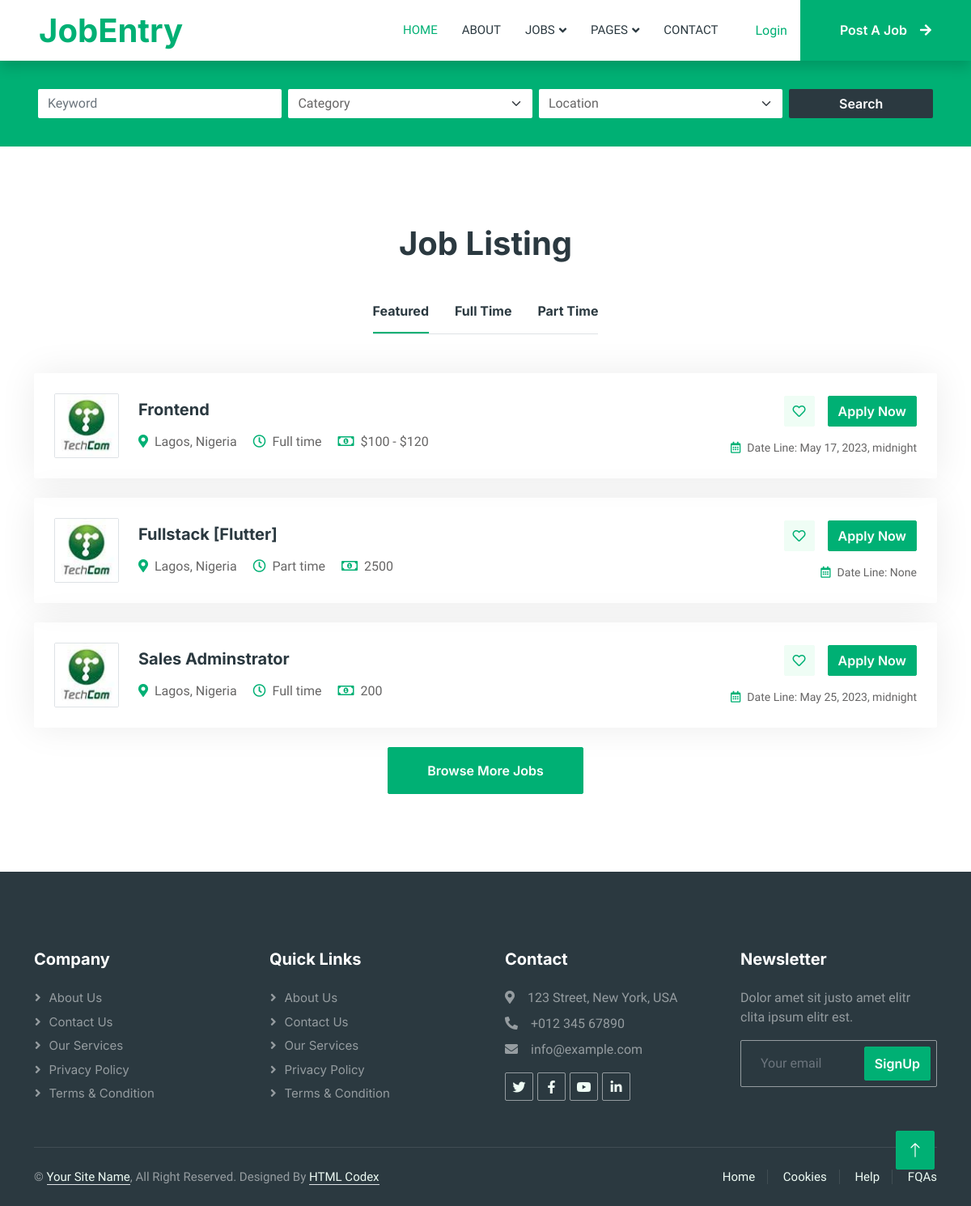
Page /list/ on the committed database.
### jobapp/models.py (models this page shows, shortened)
class Job(models.Model):
    JOB_TYPE = (("1", "Full time"), ("2", "Part time"), ("3", "Internship"))
    employer =models.ForeignKey(Employer, on_delete=models.CASCADE, null=True, blank=True)
    title =models.CharField(max_length=200)
    type = models.CharField(choices=JOB_TYPE, max_length=10)
    description=models.TextField(blank=True,null=True)
    salaryrange=models.CharField(max_length=50,blank=True,null=True)
    salary=models.IntegerField(default=0, blank=True,null=True)
    Location=models.CharField(max_length=2000, blank=True,null=True)
    category =models.ForeignKey(Category,on_delete=models.CASCADE, null=True, blank=True)
    last_date = models.DateTimeField(null=True, blank=True)
    company_name = models.CharField(max_length=100)
    company_description = models.TextField()
    website = models.CharField(max_length=100, default="")
    created_at = models.DateTimeField(default=timezone.now)
    filled = models.BooleanField(default=False)

### jobapp/views.py (the view)
# urls.py: path('list/',JobList.as_view(),name='job_list'),
class JobList(ListView):
    template_name= "pages/job_list.html"
    model = Job

### jobapp/templates/pages/job_list.html (shortened to what this page needs)
{% extends "main.html" %} {% load static %}
{%block navbar%}
{% include 'home/navbar.html' %}
{% endblock %}
{%block filter%}
{% include 'home/filter.html' %}
{% endblock %}
{% block content%}
<div class="container-xxl py-5">
    <div class="container">
        <h1 class="text-center mb-5 wow fadeInUp" data-wow-delay="0.1s">Job Listing</h1>
        <div class="tab-class text-center wow fadeInUp" data-wow-delay="0.3s">
            <ul class="nav nav-pills d-inline-flex justify-content-center border-bottom mb-5">
                <li class="nav-item">
                    <a class="d-flex align-items-center text-start mx-3 ms-0 pb-3 active" data-bs-toggle="pill" href="#tab-1">
                        <h6 class="mt-n1 mb-0">Featured</h6>
                    </a>
                </li>
                <li class="nav-item">
                    <a class="d-flex align-items-center text-start mx-3 pb-3" data-bs-toggle="pill" href="#tab-2">
                        <h6 class="mt-n1 mb-0">Full Time</h6>
                    </a>
                </li>
                <li class="nav-item">
                    <a class="d-flex align-items-center text-start mx-3 me-0 pb-3" data-bs-toggle="pill" href="#tab-3">
                        <h6 class="mt-n1 mb-0">Part Time</h6>
                    </a>
                </li>
            </ul>
            <div class="tab-content">
                <div id="tab-1" class="tab-pane fade show p-0 active">
                    {% if object_list %}
                        {% for i in object_list %}
                            <div class="job-item p-4 mb-4">
                                <div class="row g-4">
                                    <div class="col-sm-12 col-md-8 d-flex align-items-center">
                                        <img class="flex-shrink-0 img-fluid border rounded" src="{% static '' %}img/com-logo-1.jpg" alt="" style="width: 80px; height: 80px;">
                                        <div class="text-start ps-4">
                                            <h5 class="mb-3">{{ i.title }}</h5>
                                            <span class="text-truncate me-3"><i class="fa fa-map-marker-alt text-primary me-2"></i>{{ i.Location }}</span>
                                            <span class="text-truncate me-3"><i class="far fa-clock text-primary me-2"></i>{{ i.get_type_display }}</span>
                                            {% if i.salaryrange == Null %}
                                                <span class="text-truncate me-0"><i class="far fa-money-bill-alt text-primary me-2"></i>{{ i.salary }}</span>
                                            {% else %}
                                                <span class="text-truncate me-0"><i class="far fa-money-bill-alt text-primary me-2"></i>{{ i.salaryrange }}</span>
                                            {% endif %}
                                        </div>
                                    </div>
                                    <div class="col-sm-12 col-md-4 d-flex flex-column align-items-start align-items-md-end justify-content-center">
                                        <div class="d-flex mb-3">
                                            <a class="btn btn-light btn-square me-3" href="#"><i class="far fa-heart text-primary"></i></a>
                                            <a class="btn btn-primary" href="#">Apply Now</a>
                                        </div>
                                        <small class="text-truncate"><i class="far fa-calendar-alt text-primary me-2"></i>Date Line: {{ i.last_date }}</small>
                                    </div>
                                </div>
                            </div>
                        {% endfor %}
                    {% endif %}
                    <a class="btn btn-primary py-3 px-5" href="">Browse More Jobs</a>
                </div>
            </div>
        </div>
    </div>
</div>
{% endblock %}

### jobapp/templates/main.html (shortened to what this page needs)
<!DOCTYPE html>
<html lang="en">
    <head>
        {% load static %}
        <link href="https://cdnjs.cloudflare.com/ajax/libs/font-awesome/5.10.0/css/all.min.css" rel="stylesheet">
        <link href="https://cdn.jsdelivr.net/npm/bootstrap-icons@1.4.1/font/bootstrap-icons.css" rel="stylesheet">
        <link href="{% static '' %}lib/animate/animate.min.css" rel="stylesheet">
        <link href="{% static '' %}lib/owlcarousel/assets/owl.carousel.min.css" rel="stylesheet">
        <link href="{% static '' %}css/bootstrap.min.css" rel="stylesheet">
        <link href="{% static '' %}css/style.css" rel="stylesheet">
    </head>
    <body>
        <div class="container-xxl bg-white p-0">
            {%block navbar%}
            {% endblock %}
            {%block filter%}
            {% endblock %}
            {%block content%}
            {% endblock %}
            {% include 'home/footer.html' %}
            <a href="#" class="btn btn-lg btn-primary btn-lg-square back-to-top"><i class="bi bi-arrow-up"></i></a>
        </div>
    </body>
</html>

### jobapp/templates/home/navbar.html (shortened to what this page needs)
<nav class="navbar navbar-expand-lg bg-white navbar-light shadow sticky-top p-0">
  <a href="{% url 'jobapp:index' %}" class="navbar-brand d-flex align-items-center text-center py-0 px-4 px-lg-5">
      <h1 class="m-0 text-primary">JobEntry</h1>
  </a>
  <div class="collapse navbar-collapse" id="navbarCollapse">
      <div class="navbar-nav ms-auto p-4 p-lg-0">
          <a href="{% url 'jobapp:index' %}" class="nav-item nav-link active">Home</a>
          <a href="#" class="nav-item nav-link">About</a>
          <div class="nav-item dropdown">
              <a href="#" class="nav-link dropdown-toggle" data-bs-toggle="dropdown">Jobs</a>
          </div>
          <div class="nav-item dropdown">
              <a href="#" class="nav-link dropdown-toggle" data-bs-toggle="dropdown">Pages</a>
          </div>
          <a href="#" class="nav-item nav-link">Contact</a>
      </div>
      {% if request.user.is_authenticated %}
      <span ><a  class="user px-3" href ="{% url 'jobapp:logout' %}"> Logout</a></span>
      <span class="btn btn-primary rounded-0 py-4 px-lg-5 d-none d-lg-block">Hello, {{request.user}}</a>
      {% else %}
        <span ><a class="user px-3" href="{% url 'jobapp:login' %}">Login</a></span>
        <a href="{% url 'jobapp:register_employer' %}" class="btn btn-primary rounded-0 py-4 px-lg-5 d-none d-lg-block">Post A Job<i class="fa fa-arrow-right ms-3"></i></a>
      {% endif  %}
  </div>
</nav>

### jobapp/templates/home/filter.html (shortened to what this page needs)
        <div class="container-fluid bg-primary mb-5 wow fadeIn" data-wow-delay="0.1s" style="padding: 35px;">
            <div class="container">
                <div class="row g-2">
                    <div class="col-md-10">
                        <div class="row g-2">
                            <div class="col-md-4">
                                <input type="text" class="form-control border-0" placeholder="Keyword" />
                            </div>
                            <div class="col-md-4">
                                <select class="form-select border-0">
                                    <option selected>Category</option>
                                </select>
                            </div>
                            <div class="col-md-4">
                                <select class="form-select border-0">
                                    <option selected>Location</option>
                                </select>
                            </div>
                        </div>
                    </div>
                    <div class="col-md-2">
                        <button class="btn btn-dark border-0 w-100">Search</button>
                    </div>
                </div>
            </div>
        </div>

### jobapp/templates/home/footer.html
        <div class="container-fluid bg-dark text-white-50 footer pt-5 mt-5 wow fadeIn" data-wow-delay="0.1s">
            <div class="container py-5">
                <div class="row g-5">
                    <div class="col-lg-3 col-md-6">
                        <h5 class="text-white mb-4">Company</h5>
                        <a class="btn btn-link text-white-50" href="">About Us</a>
                        <a class="btn btn-link text-white-50" href="">Contact Us</a>
                        <a class="btn btn-link text-white-50" href="">Our Services</a>
                        <a class="btn btn-link text-white-50" href="">Privacy Policy</a>
                        <a class="btn btn-link text-white-50" href="">Terms & Condition</a>
                    </div>
                    <div class="col-lg-3 col-md-6">
                        <h5 class="text-white mb-4">Quick Links</h5>
                        <a class="btn btn-link text-white-50" href="">About Us</a>
                        <a class="btn btn-link text-white-50" href="">Contact Us</a>
                        <a class="btn btn-link text-white-50" href="">Our Services</a>
                        <a class="btn btn-link text-white-50" href="">Privacy Policy</a>
                        <a class="btn btn-link text-white-50" href="">Terms & Condition</a>
                    </div>
                    <div class="col-lg-3 col-md-6">
                        <h5 class="text-white mb-4">Contact</h5>
                        <p class="mb-2"><i class="fa fa-map-marker-alt me-3"></i>123 Street, New York, USA</p>
                        <p class="mb-2"><i class="fa fa-phone-alt me-3"></i>+012 345 67890</p>
                        <p class="mb-2"><i class="fa fa-envelope me-3"></i>info@example.com</p>
                        <div class="d-flex pt-2">
                            <a class="btn btn-outline-light btn-social" href=""><i class="fab fa-twitter"></i></a>
                            <a class="btn btn-outline-light btn-social" href=""><i class="fab fa-facebook-f"></i></a>
                            <a class="btn btn-outline-light btn-social" href=""><i class="fab fa-youtube"></i></a>
                            <a class="btn btn-outline-light btn-social" href=""><i class="fab fa-linkedin-in"></i></a>
                        </div>
                    </div>
                    <div class="col-lg-3 col-md-6">
                        <h5 class="text-white mb-4">Newsletter</h5>
                        <p>Dolor amet sit justo amet elitr clita ipsum elitr est.</p>
                        <div class="position-relative mx-auto" style="max-width: 400px;">
                            <input class="form-control bg-transparent w-100 py-3 ps-4 pe-5" type="text" placeholder="Your email">
                            <button type="button" class="btn btn-primary py-2 position-absolute top-0 end-0 mt-2 me-2">SignUp</button>
                        </div>
                    </div>
                </div>
            </div>
            <div class="container">
                <div class="copyright">
                    <div class="row">
                        <div class="col-md-6 text-center text-md-start mb-3 mb-md-0">
                            &copy; <a class="border-bottom" href="#">Your Site Name</a>, All Right Reserved.
							Designed By <a class="border-bottom" href="https://htmlcodex.com">HTML Codex</a>
                        </div>
                        <div class="col-md-6 text-center text-md-end">
                            <div class="footer-menu">
                                <a href="">Home</a>
                                <a href="">Cookies</a>
                                <a href="">Help</a>
                                <a href="">FQAs</a>
                            </div>
                        </div>
                    </div>
                </div>
            </div>
        </div>

### jobapp/static/css/style.css (style rules this page uses)
:root { --primary: #00B074; --secondary: #2B9BFF; --light: #EFFDF5; --dark: #2B3940; }
.back-to-top { position: fixed; display: none; right: 45px; bottom: 45px; z-index: 99; }
.btn { font-family: 'Inter', sans-serif; font-weight: 600; transition: .5s; }
.btn.btn-primary, .btn.btn-secondary { color: #FFFFFF; }
.btn-square { width: 38px; height: 38px; }
.btn-lg-square { width: 48px; height: 48px; }
.btn-square, .btn-sm-square, .btn-lg-square { padding: 0; display: flex; align-items: center; justify-content: center; font-weight: normal; border-radius: 2px; }
.navbar .dropdown-toggle::after { border: none; content: "\f107"; font-family: "Font Awesome 5 Free"; font-weight: 900; vertical-align: middle; margin-left: 5px; transition: .5s; }
.navbar-dark .navbar-nav .nav-link, .navbar-light .navbar-nav .nav-link { margin-right: 30px; padding: 25px 0; color: #FFFFFF; font-size: 15px; text-transform: uppercase; outline: none; }
.navbar-dark .navbar-nav .nav-link:hover, .navbar-dark .navbar-nav .nav-link.active, .navbar-light .navbar-nav .nav-link:hover, .navbar-light .navbar-nav .nav-link.active { color: var(--primary); }
.navbar-light .navbar-brand, .navbar-light a.btn { height: 75px; }
.navbar-light .navbar-nav .nav-link { color: var(--dark); font-weight: 500; }
.navbar-light.sticky-top { top: -100px; transition: .5s; }
.nav-pills .nav-item .active { border-bottom: 2px solid var(--primary); }
.job-item { border: 1px solid transparent; border-radius: 2px; box-shadow: 0 0 45px rgba(0, 0, 0, .08); transition: .5s; }
.footer .btn.btn-social { margin-right: 5px; width: 35px; height: 35px; display: flex; align-items: center; justify-content: center; color: var(--light); border: 1px solid rgba(255,255,255,0.5); border-radius: 2px; transition: .3s; }
.footer .btn.btn-link { display: block; margin-bottom: 5px; padding: 0; text-align: left; font-size: 15px; font-weight: normal; text-transform: capitalize; transition: .3s; }
.footer .btn.btn-link::before { position: relative; content: "\f105"; font-family: "Font Awesome 5 Free"; font-weight: 900; margin-right: 10px; }
.footer .form-control { border-color: rgba(255,255,255,0.5); }
.footer .copyright { padding: 25px 0; font-size: 15px; border-top: 1px solid rgba(256, 256, 256, .1); }
.footer .copyright a { color: var(--light); }
.footer .footer-menu a { margin-right: 15px; padding-right: 15px; border-right: 1px solid rgba(255, 255, 255, .1); }
.footer .footer-menu a:last-child { margin-right: 0; padding-right: 0; border-right: none; }

### rows in the picture
Job: title "Frontend", Location "Lagos, Nigeria", type "Full time", salaryrange "$100 - $120", last_date "May 17, 2023, midnight"
Job: title "Fullstack [Flutter]", Location "Lagos, Nigeria", type "Part time", salary "2500", last_date "None"
Job: title "Sales Adminstrator", Location "Lagos, Nigeria", type "Full time", salary "200", last_date "May 25, 2023, midnight"
